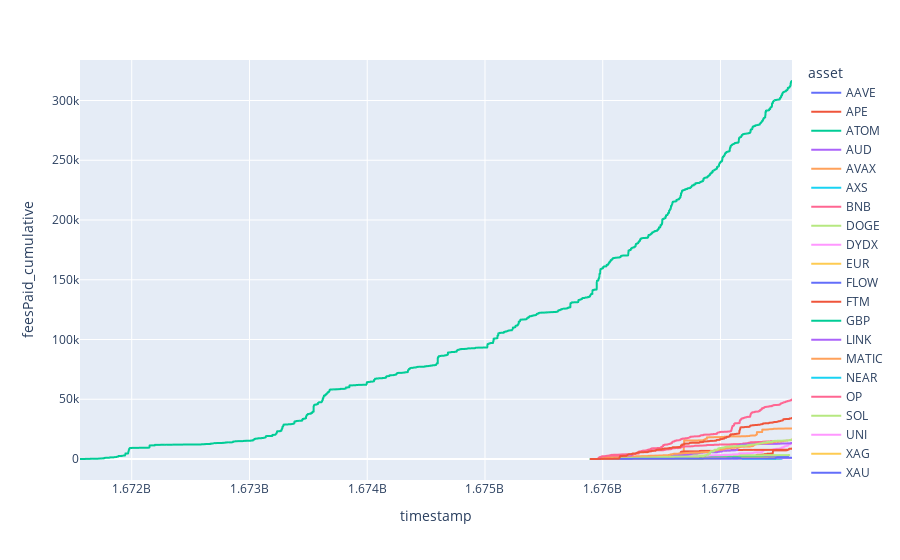

Notebook source saved alongside this figure:
### Code cell
px.line(
    df_market_pnl,
    x='timestamp',
    y='feesPaid_cumulative',
    color='asset'
)
